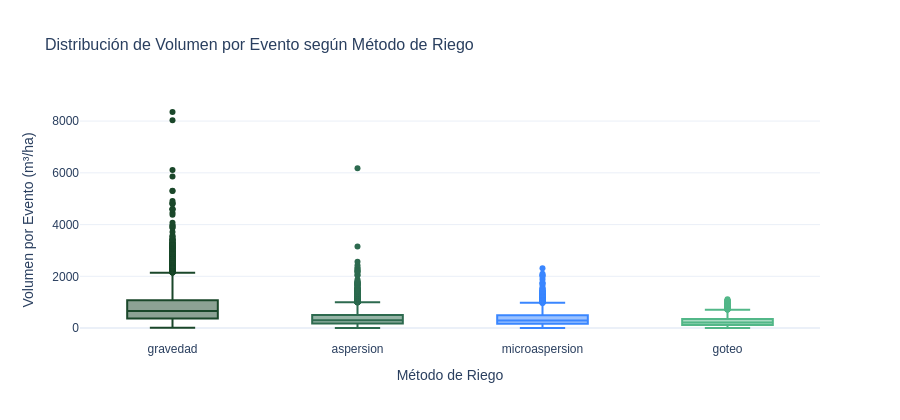

The cell this chart's notebook holds for it:
### Code cell
fig = px.box(
    df_riegos, x="metodo_riego", y="volumen_m3_ha",
    color="metodo_riego",
    color_discrete_sequence=[C_VERDE_OSC, C_VERDE_MED, C_AZUL, C_VERDE_CLA],
    title="Distribución de Volumen por Evento según Método de Riego",
    labels={"metodo_riego": "Método de Riego", "volumen_m3_ha": "Volumen por Evento (m³/ha)"},
    template=TMPL, points="outliers",
)
fig.update_layout(showlegend=False, height=420, title_font_size=16, font_family="Arial")
fig.show()

### Figure 1 — Plotly figure (JSON) as saved in the notebook; plotly's stock layout.template omitted (floating-point values rounded to 4 significant figures; data arrays with more than 128 entries replaced by an {"elided": "..."} marker saying what was removed)
{"data": [{"alignmentgroup": "True", "boxpoints": "outliers", "hovertemplate": "Método de Riego=%{x}<br>Volumen por Evento (m³/ha)=%{y}<extra></extra>", "legendgroup": "gravedad", "marker": {"color": "#1a472a"}, "name": "gravedad", "notched": false, "offsetgroup": "gravedad", "orientation": "v", "showlegend": true, "type": "box", "x": {"elided": "6648 str values"}, "x0": " ", "xaxis": "x", "y": {"elided": "6648 float values"}, "y0": " ", "yaxis": "y"}, {"alignmentgroup": "True", "boxpoints": "outliers", "hovertemplate": "Método de Riego=%{x}<br>Volumen por Evento (m³/ha)=%{y}<extra></extra>", "legendgroup": "aspersion", "marker": {"color": "#2d6a4f"}, "name": "aspersion", "notched": false, "offsetgroup": "aspersion", "orientation": "v", "showlegend": true, "type": "box", "x": {"elided": "2924 str values"}, "x0": " ", "xaxis": "x", "y": {"elided": "2924 float values"}, "y0": " ", "yaxis": "y"}, {"alignmentgroup": "True", "boxpoints": "outliers", "hovertemplate": "Método de Riego=%{x}<br>Volumen por Evento (m³/ha)=%{y}<extra></extra>", "legendgroup": "microaspersion", "marker": {"color": "#3a86ff"}, "name": "microaspersion", "notched": false, "offsetgroup": "microaspersion", "orientation": "v", "showlegend": true, "type": "box", "x": {"elided": "2500 str values"}, "x0": " ", "xaxis": "x", "y": {"elided": "2500 float values"}, "y0": " ", "yaxis": "y"}, {"alignmentgroup": "True", "boxpoints": "outliers", "hovertemplate": "Método de Riego=%{x}<br>Volumen por Evento (m³/ha)=%{y}<extra></extra>", "legendgroup": "goteo", "marker": {"color": "#52b788"}, "name": "goteo", "notched": false, "offsetgroup": "goteo", "orientation": "v", "showlegend": true, "type": "box", "x": {"elided": "1355 str values"}, "x0": " ", "xaxis": "x", "y": {"elided": "1355 float values"}, "y0": " ", "yaxis": "y"}], "layout": {"boxmode": "overlay", "font": {"family": "Arial"}, "height": 420, "legend": {"title": {"text": "Método de Riego"}, "tracegroupgap": 0}, "showlegend": false, "title": {"font": {"size": 16}, "text": "Distribución de Volumen por Evento según Método de Riego"}, "xaxis": {"anchor": "y", "categoryarray": ["gravedad", "aspersion", "microaspersion", "goteo"], "categoryorder": "array", "domain": [0, 1], "title": {"text": "Método de Riego"}}, "yaxis": {"anchor": "x", "domain": [0, 1], "title": {"text": "Volumen por Evento (m³/ha)"}}}}
